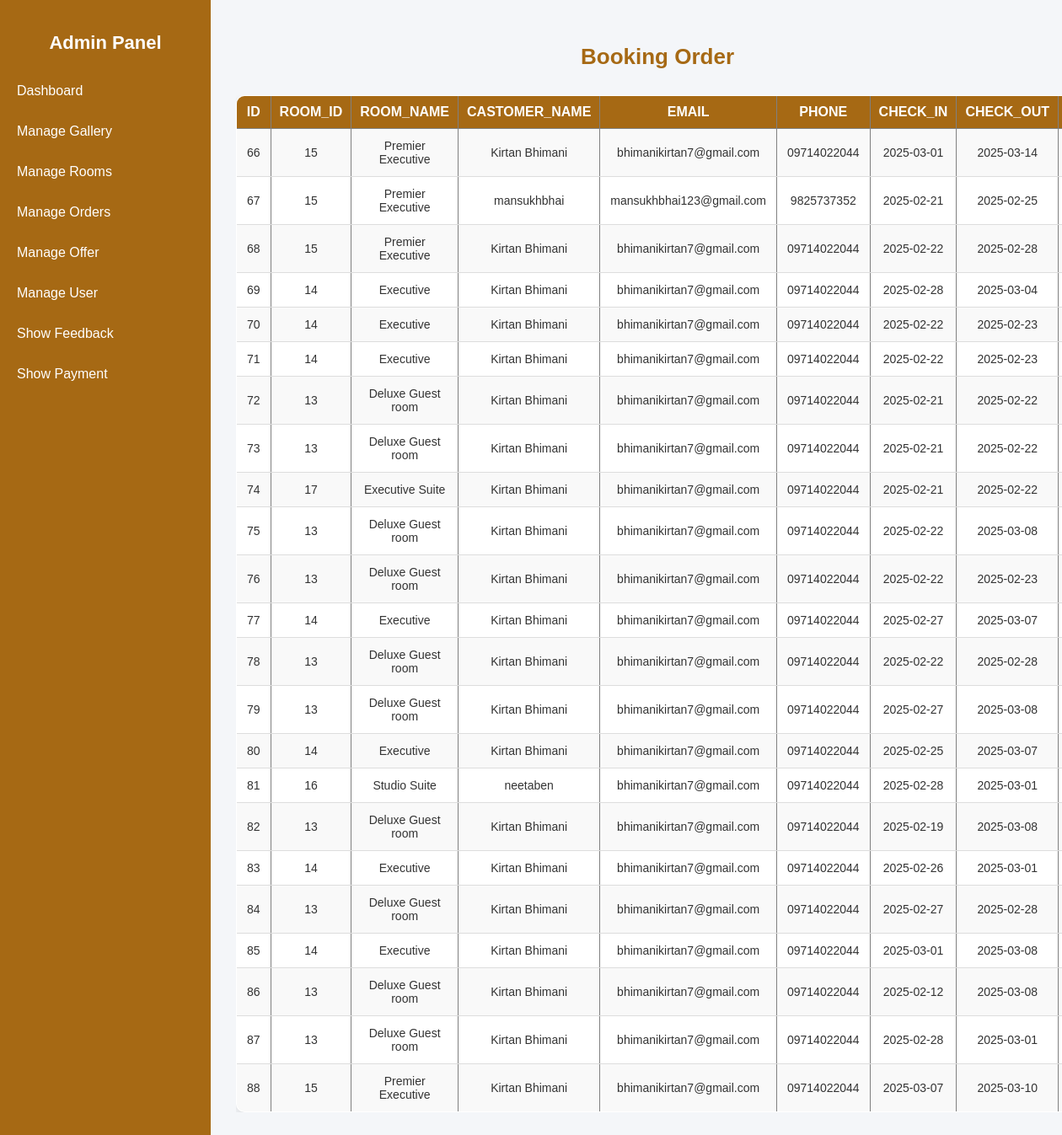
Screenshot of /admin/manage_order.php with the database file from the repository.
### tables this page shows
CREATE TABLE `booking` (
  `id` int(11) NOT NULL,
  `user_id` int(11) NOT NULL,
  `room_id` int(11) NOT NULL,
  `room_name` varchar(50) NOT NULL,
  `customer_name` varchar(255) NOT NULL,
  `email` varchar(255) NOT NULL,
  `phone` varchar(15) NOT NULL,
  `check_in` date NOT NULL,
  `check_out` date NOT NULL,
  `adults` int(11) NOT NULL,
  `children` int(11) NOT NULL,
  `rooms` int(11) NOT NULL,
  `total_price` decimal(10,2) NOT NULL,
  `status` enum('pending','confirmed','canceled') NOT NULL DEFAULT 'pending'
);

### admin/manage_order.php (the view, shortened to what this page needs)
<?php
include '../db.php';
include 'sidebar.php';
$result = $conn->query("SELECT * FROM booking");
?>
<!DOCTYPE html>
<html lang="en">
<head>
</head>
<body>
    <div class="container">
        <h2>Booking Order</h2>
        <div class="table-container">
        <table border="1">
            <tr>
                <th>ID</th>
                <th>Room_id</th>
                <th>Room_name</th>
                <th>Castomer_name</th>
                <th>Email</th>
                <th>Phone</th>
                <th>Check_in</th>
                <th>Check_out</th>
                <th>Adults</th>
            </tr>
            <?php while ($row = $result->fetch_assoc()) { ?>
            <tr>
                <td><?= $row['id'] ?></td>
                <td><?= $row['room_id'] ?></td>
                <td><?= $row['room_name'] ?></td>
                <td><?= $row['customer_name'] ?></td>
                <td><?= $row['email'] ?></td>
                <td><?= $row['phone'] ?></td>
                <td><?= $row['check_in'] ?></td>
                <td><?= $row['check_out'] ?></td>
                <td><?= $row['adults'] ?></td>
            </tr>
            <?php } ?>
        </table>
    </div>
    </div>
    </body>
    </html>

### admin/sidebar.php (style rules this page uses)
body { margin: 0; font-family: Arial, sans-serif; background-color: #f4f6f9; display: flex; }

### admin/manage_order.php (style rules this page uses)
body { font-family: Arial, sans-serif; margin: 0; padding: 0; display: flex; }
.container { margin-left: 250px; padding: 30px; width: calc(100% - 260px); min-height: 100vh; text-align: center; }
h2 { color: #A66914; text-align: center; font-size: 26px; margin-bottom: 20px; }
.table-container { margin-top: 30px; overflow-x: auto; }
table { width: 100%; border-collapse: collapse; background: white; box-shadow: 0px 4px 8px rgba(0, 0, 0, 0.1); border-radius: 10px; overflow: hidden; }
th { background-color: #A66914; color: white; padding: 10px; text-align: center; font-size: 16px; text-transform: uppercase; }
td { padding: 12px; border-bottom: 1px solid #ddd; font-size: 14px; color: #333; text-align: center; }
tr:nth-child(even) { background-color: #f9f9f9; }

### rows the page displays
booking: id "66", room "15", room_name "Premier Executive", customer_name "Kirtan Bhimani", email "bhimanikirtan7@gmail.com", phone "09714022044", check_in "2025-03-01", check_out "2025-03-14"
booking: id "67", room "15", room_name "Premier Executive", customer_name "mansukhbhai", email "mansukhbhai123@gmail.com", phone "9825737352", check_in "2025-02-21", check_out "2025-02-25"
booking: id "68", room "15", room_name "Premier Executive", customer_name "Kirtan Bhimani", email "bhimanikirtan7@gmail.com", phone "09714022044", check_in "2025-02-22", check_out "2025-02-28"
booking: id "69", room "14", room_name "Executive", customer_name "Kirtan Bhimani", email "bhimanikirtan7@gmail.com", phone "09714022044", check_in "2025-02-28", check_out "2025-03-04"
booking: id "70", room "14", room_name "Executive", customer_name "Kirtan Bhimani", email "bhimanikirtan7@gmail.com", phone "09714022044", check_in "2025-02-22", check_out "2025-02-23"
booking: id "71", room "14", room_name "Executive", customer_name "Kirtan Bhimani", email "bhimanikirtan7@gmail.com", phone "09714022044", check_in "2025-02-22", check_out "2025-02-23"
booking: id "72", room "13", room_name "Deluxe Guest room", customer_name "Kirtan Bhimani", email "bhimanikirtan7@gmail.com", phone "09714022044", check_in "2025-02-21", check_out "2025-02-22"
booking: id "73", room "13", room_name "Deluxe Guest room", customer_name "Kirtan Bhimani", email "bhimanikirtan7@gmail.com", phone "09714022044", check_in "2025-02-21", check_out "2025-02-22"
booking: id "74", room "17", room_name "Executive Suite", customer_name "Kirtan Bhimani", email "bhimanikirtan7@gmail.com", phone "09714022044", check_in "2025-02-21", check_out "2025-02-22"
booking: id "75", room "13", room_name "Deluxe Guest room", customer_name "Kirtan Bhimani", email "bhimanikirtan7@gmail.com", phone "09714022044", check_in "2025-02-22", check_out "2025-03-08"
booking: id "76", room "13", room_name "Deluxe Guest room", customer_name "Kirtan Bhimani", email "bhimanikirtan7@gmail.com", phone "09714022044", check_in "2025-02-22", check_out "2025-02-23"
booking: id "77", room "14", room_name "Executive", customer_name "Kirtan Bhimani", email "bhimanikirtan7@gmail.com", phone "09714022044", check_in "2025-02-27", check_out "2025-03-07"
booking: id "78", room "13", room_name "Deluxe Guest room", customer_name "Kirtan Bhimani", email "bhimanikirtan7@gmail.com", phone "09714022044", check_in "2025-02-22", check_out "2025-02-28"
booking: id "79", room "13", room_name "Deluxe Guest room", customer_name "Kirtan Bhimani", email "bhimanikirtan7@gmail.com", phone "09714022044", check_in "2025-02-27", check_out "2025-03-08"
booking: id "80", room "14", room_name "Executive", customer_name "Kirtan Bhimani", email "bhimanikirtan7@gmail.com", phone "09714022044", check_in "2025-02-25", check_out "2025-03-07"
booking: id "81", room "16", room_name "Studio Suite", customer_name "neetaben", email "bhimanikirtan7@gmail.com", phone "09714022044", check_in "2025-02-28", check_out "2025-03-01"
booking: id "82", room "13", room_name "Deluxe Guest room", customer_name "Kirtan Bhimani", email "bhimanikirtan7@gmail.com", phone "09714022044", check_in "2025-02-19", check_out "2025-03-08"
booking: id "83", room "14", room_name "Executive", customer_name "Kirtan Bhimani", email "bhimanikirtan7@gmail.com", phone "09714022044", check_in "2025-02-26", check_out "2025-03-01"
booking: id "84", room "13", room_name "Deluxe Guest room", customer_name "Kirtan Bhimani", email "bhimanikirtan7@gmail.com", phone "09714022044", check_in "2025-02-27", check_out "2025-02-28"
booking: id "85", room "14", room_name "Executive", customer_name "Kirtan Bhimani", email "bhimanikirtan7@gmail.com", phone "09714022044", check_in "2025-03-01", check_out "2025-03-08"
booking: id "86", room "13", room_name "Deluxe Guest room", customer_name "Kirtan Bhimani", email "bhimanikirtan7@gmail.com", phone "09714022044", check_in "2025-02-12", check_out "2025-03-08"
booking: id "87", room "13", room_name "Deluxe Guest room", customer_name "Kirtan Bhimani", email "bhimanikirtan7@gmail.com", phone "09714022044", check_in "2025-02-28", check_out "2025-03-01"
booking: id "88", room "15", room_name "Premier Executive", customer_name "Kirtan Bhimani", email "bhimanikirtan7@gmail.com", phone "09714022044", check_in "2025-03-07", check_out "2025-03-10"
